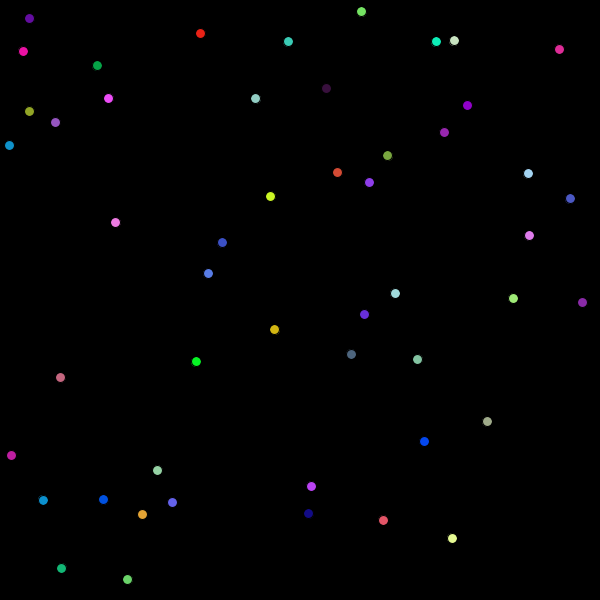
Frame 1 (no input)
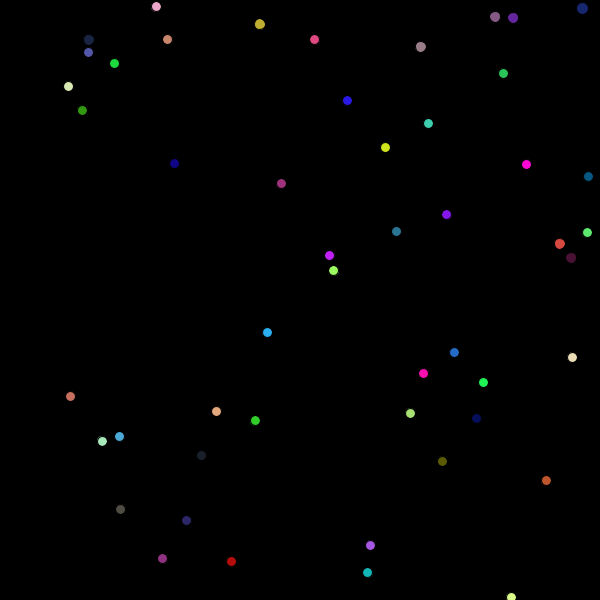
Frame 60 (the mouse pressed at the canvas centre just before this capture)
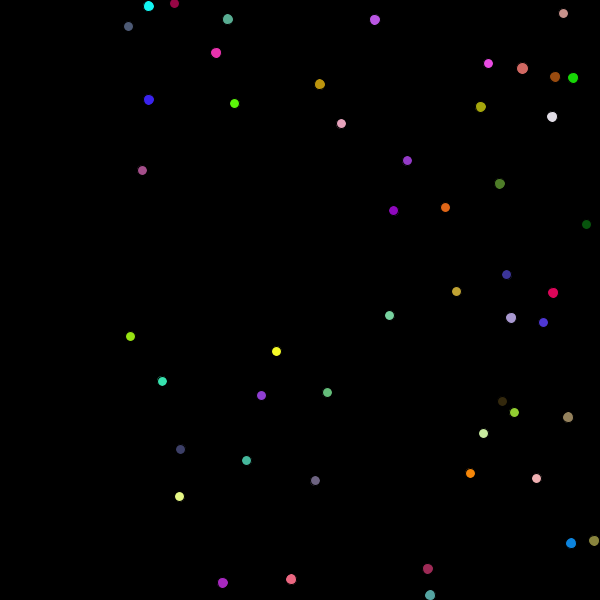
Frame 120 (the mouse held since frame 60 and released just before this capture)

The Processing sketch that drew these frames (run headless with seeded random() and noise(); from frame 60 on, the mouse is pressed at the canvas centre):

// Processing sketch: processing_83050
// ── processing_83050.pde

Ball awxrus[];
void setup()
{
  size(600, 600);
  awxrus = new Ball[50];
  for (int i = 0; i<50; i++)
  {
    awxrus[i] = new Ball();
  }
  frameRate(60);
}
void draw()
{
  background(0);
  for (int i = 0; i<50; i++)
  {
    awxrus[i].getbig();
    awxrus[i].bounce();
    awxrus[i].appear();
    awxrus[i].move();
  }
}
class Ball
{
  float rad, x, y;
  boolean up, right;
  Ball()
  {
    x=random(width);
    y=random(height);
    rad = 10;
    up = random(1) < .5;
    right = true;
  }
  void getbig()
  {
    if (x>=width || y>=height)
    {
      rad++;
    }
    if (x<=0 || y<=0)
    {
      rad++;
    }
  }
  void appear()
  {
    fill(random(255), random(255), random(255));
    ellipse(x, y, rad, rad);
  }
  void bounce()
  {
    if (x>=width)
    {
      right = false;
    }
    if (y>=height)
    {
      up = true;
    }
    if (x<=0)
    {
      right = true;
    }
    if (y <= 0)
    {
      up = false;
    }
  }
  void move()
  {
    if (right == false)
    {
      x--;
    }
    else
    {
      x++;
    }
    if (up == false)
    {
      y++;
    }
    else
    {
      y--;
    }
  }
}
